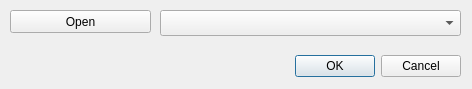
<?xml version="1.0" encoding="UTF-8"?>
<ui version="4.0">
 <class>Dialog</class>
 <widget class="QDialog" name="Dialog">
  <property name="geometry">
   <rect>
    <x>0</x>
    <y>0</y>
    <width>472</width>
    <height>89</height>
   </rect>
  </property>
  <property name="windowTitle">
   <string>Dialog</string>
  </property>
  <widget class="QDialogButtonBox" name="buttonBox">
   <property name="geometry">
    <rect>
     <x>120</x>
     <y>50</y>
     <width>341</width>
     <height>32</height>
    </rect>
   </property>
   <property name="orientation">
    <enum>Qt::Horizontal</enum>
   </property>
   <property name="standardButtons">
    <set>QDialogButtonBox::Cancel|QDialogButtonBox::Ok</set>
   </property>
  </widget>
  <widget class="QComboBox" name="comboBox">
   <property name="geometry">
    <rect>
     <x>160</x>
     <y>10</y>
     <width>301</width>
     <height>26</height>
    </rect>
   </property>
  </widget>
  <widget class="QPushButton" name="pushButton">
   <property name="geometry">
    <rect>
     <x>10</x>
     <y>10</y>
     <width>141</width>
     <height>23</height>
    </rect>
   </property>
   <property name="text">
    <string>Open</string>
   </property>
  </widget>
 </widget>
 <resources/>
 <connections>
  <connection>
   <sender>buttonBox</sender>
   <signal>accepted()</signal>
   <receiver>Dialog</receiver>
   <slot>accept()</slot>
   <hints>
    <hint type="sourcelabel">
     <x>248</x>
     <y>254</y>
    </hint>
    <hint type="destinationlabel">
     <x>157</x>
     <y>274</y>
    </hint>
   </hints>
  </connection>
  <connection>
   <sender>buttonBox</sender>
   <signal>rejected()</signal>
   <receiver>Dialog</receiver>
   <slot>reject()</slot>
   <hints>
    <hint type="sourcelabel">
     <x>316</x>
     <y>260</y>
    </hint>
    <hint type="destinationlabel">
     <x>286</x>
     <y>274</y>
    </hint>
   </hints>
  </connection>
 </connections>
</ui>
